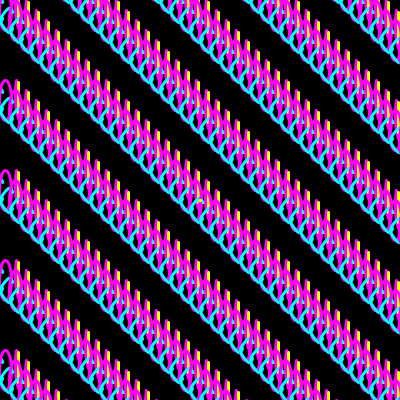
Frame 1 (no input)
Frame 60 (the mouse pressed at the canvas centre just before this capture): identical to frame 1, image omitted
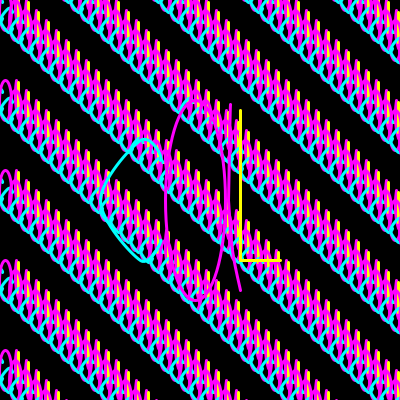
Frame 120 (the mouse held since frame 60 and released just before this capture)

The Processing sketch that drew these frames (run headless with seeded random() and noise(); from frame 60 on, the mouse is pressed at the canvas centre):

// Processing sketch: processing_37843
// ── processing_37843.pde

//Homework 6
//copyright Christina Lee September 2011 Pittsburgh, PA 15289
float xx, yy, wd, ht; 

void setup ()
{
  size (400, 400);
  smooth ( );
  xx = 250;
  yy = 250;  
  wd = 400;  
  ht = 400;
}


void draw( )
{  
  background(0, 0, 0); 
  float xx=0;
  float  yy=0;
  while (xx<=width)
  { 

    while (yy <= height)
    {  
      xx = xx+10;   
      yy = yy+10;
      int adder = -90*8;
      while(adder<=90*8){
        initials(xx, yy+adder, 40, 40);
        adder+=90;
      }
    }
  }
  initials(200, 200, mouseX, mouseY);
}

//defining initials function
void initials (float xx, float yy, float wd, float ht)
{ 
  noFill();
  strokeWeight(3);
  stroke(0, 255, 255);  
  beginShape();  
  curveVertex(xx-0.4*wd, yy-0.2*ht);  
  curveVertex(xx-0.2*wd, yy-0.2*ht);  
  curveVertex(xx-.3*wd, yy-0.3*ht);  
  curveVertex(xx-0.5*wd, yy-0*ht);  
  curveVertex(xx-0.3*wd, yy+0.3*ht);  
  curveVertex(xx-0.2*wd, yy+0.2*ht);  
  curveVertex(xx-0.4*wd, yy+0.4*ht);  
  endShape();  
  stroke(255, 0, 255);  
  ellipse(xx-5, yy, 0.3*wd, ht);  
  beginShape();  
  curveVertex(xx+0.14*wd, yy-0*ht);  
  curveVertex(xx+0.14*wd, yy-0*ht);  
  curveVertex(xx+0.16*wd, yy+0.25*ht);  
  curveVertex(xx+0.2*wd, yy+0.45*ht);  
  curveVertex(xx+0.2*wd, yy+0.45*ht);  
  endShape();  
  beginShape();  
  curveVertex(xx+0.14*wd, yy-0*ht);  
  curveVertex(xx+0.14*wd, yy-0*ht);  
  curveVertex(xx+0.145*wd, yy-0.25*ht);  
  curveVertex(xx+0.15*wd, yy-0.48*ht);  
  curveVertex(xx+0.16*wd, yy-0.48*ht);  
  endShape();  
  stroke(255, 255, 0);  
  beginShape();  
  curveVertex(xx+0.2*wd, yy-0.45*ht);  
  curveVertex(xx+0.2*wd, yy-0.45*ht);  
  curveVertex(xx+0.2*wd, yy+0.3*ht);  
  curveVertex(xx+0.2*wd, yy+0.3*ht);  
  endShape();  
  beginShape();  
  curveVertex(xx+0.2*wd, yy+0.3*ht);  
  curveVertex(xx+0.2*wd, yy+0.3*ht);  
  curveVertex(xx+0.4*wd, yy+0.3*ht);  
  curveVertex(xx+0.4*wd, yy+0.3*ht);  
  endShape();
}
                
